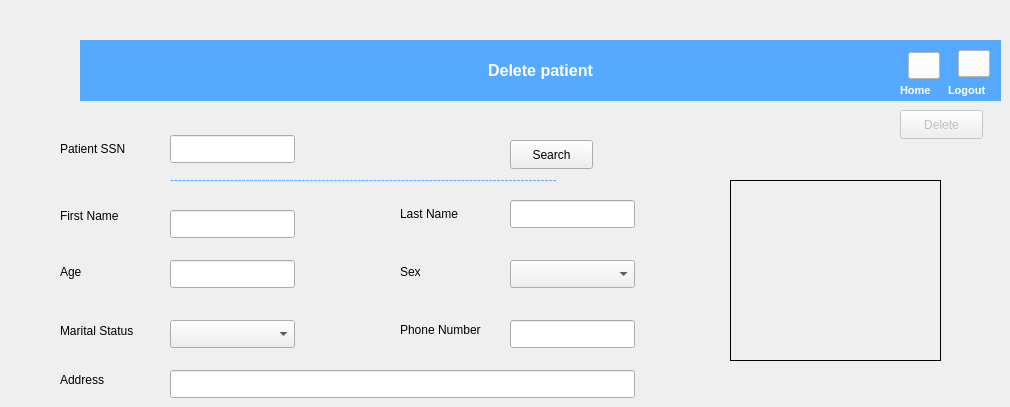
   <widget class="QWidget" name="tab_2">
    <attribute name="title">
     <string>Delete Patient</string>
    </attribute>
    <widget class="QLabel" name="label_15">
     <property name="geometry">
      <rect>
       <x>400</x>
       <y>200</y>
       <width>70</width>
       <height>28</height>
      </rect>
     </property>
     <property name="text">
      <string>Last Name</string>
     </property>
    </widget>
    <widget class="QLineEdit" name="patient_last_name_3">
     <property name="geometry">
      <rect>
       <x>510</x>
       <y>200</y>
       <width>125</width>
       <height>28</height>
      </rect>
     </property>
    </widget>
    <widget class="QLineEdit" name="patient_id_3">
     <property name="geometry">
      <rect>
       <x>170</x>
       <y>135</y>
       <width>125</width>
       <height>28</height>
      </rect>
     </property>
    </widget>
    <widget class="QLineEdit" name="patient_first_name_3">
     <property name="geometry">
      <rect>
       <x>170</x>
       <y>210</y>
       <width>125</width>
       <height>28</height>
      </rect>
     </property>
    </widget>
    <widget class="QPushButton" name="search_pushButton_3">
     <property name="geometry">
      <rect>
       <x>510</x>
       <y>140</y>
       <width>83</width>
       <height>29</height>
      </rect>
     </property>
     <property name="text">
      <string>Search</string>
     </property>
    </widget>
    <widget class="QLabel" name="label_16">
     <property name="geometry">
      <rect>
       <x>60</x>
       <y>370</y>
       <width>63</width>
       <height>20</height>
      </rect>
     </property>
     <property name="text">
      <string>Address</string>
     </property>
    </widget>
    <widget class="QLabel" name="label_18">
     <property name="geometry">
      <rect>
       <x>60</x>
       <y>135</y>
       <width>81</width>
       <height>28</height>
      </rect>
     </property>
     <property name="text">
      <string>Patient SSN</string>
     </property>
    </widget>
    <widget class="QLabel" name="label_19">
     <property name="geometry">
      <rect>
       <x>60</x>
       <y>202</y>
       <width>71</width>
       <height>28</height>
      </rect>
     </property>
     <property name="text">
      <string>First Name</string>
     </property>
    </widget>
    <widget class="QLabel" name="label_20">
     <property name="geometry">
      <rect>
       <x>400</x>
       <y>262</y>
       <width>63</width>
       <height>20</height>
      </rect>
     </property>
     <property name="text">
      <string>Sex</string>
     </property>
    </widget>
    <widget class="QLabel" name="label_21">
     <property name="geometry">
      <rect>
       <x>60</x>
       <y>262</y>
       <width>63</width>
       <height>20</height>
      </rect>
     </property>
     <property name="text">
      <string>Age</string>
     </property>
    </widget>
    <widget class="QComboBox" name="patient_gender_3">
     <property name="geometry">
      <rect>
       <x>510</x>
       <y>260</y>
       <width>125</width>
       <height>28</height>
      </rect>
     </property>
     <property name="currentIndex">
      <number>-1</number>
     </property>
     <item>
      <property name="text">
       <string>Male</string>
      </property>
     </item>
     <item>
      <property name="text">
       <string>Female</string>
      </property>
     </item>
    </widget>
    <widget class="QPushButton" name="delete_pushButton">
     <property name="enabled">
      <bool>false</bool>
     </property>
     <property name="geometry">
      <rect>
       <x>900</x>
       <y>110</y>
       <width>83</width>
       <height>29</height>
      </rect>
     </property>
     <property name="text">
      <string>Delete</string>
     </property>
    </widget>
    <widget class="QLineEdit" name="patient_age_3">
     <property name="geometry">
      <rect>
       <x>170</x>
       <y>260</y>
       <width>125</width>
       <height>28</height>
      </rect>
     </property>
    </widget>
    <widget class="QLabel" name="label_30">
     <property name="geometry">
      <rect>
       <x>60</x>
       <y>310</y>
       <width>131</width>
       <height>41</height>
      </rect>
     </property>
     <property name="text">
      <string>Marital Status</string>
     </property>
    </widget>
    <widget class="QLabel" name="label_34">
     <property name="geometry">
      <rect>
       <x>400</x>
       <y>320</y>
       <width>111</width>
       <height>20</height>
      </rect>
     </property>
     <property name="text">
      <string>Phone Number</string>
     </property>
    </widget>
    <widget class="QLineEdit" name="patient_address_3">
     <property name="geometry">
      <rect>
       <x>170</x>
       <y>370</y>
       <width>465</width>
       <height>28</height>
      </rect>
     </property>
    </widget>
    <widget class="QLabel" name="label_103">
     <property name="geometry">
      <rect>
       <x>80</x>
       <y>40</y>
       <width>921</width>
       <height>61</height>
      </rect>
     </property>
     <property name="font">
      <font>
       <pointsize>12</pointsize>
       <bold>true</bold>
      </font>
     </property>
     <property name="autoFillBackground">
      <bool>false</bool>
     </property>
     <property name="styleSheet">
      <string notr="true">background-color: rgb(85, 170, 255);
color: rgb(255, 255, 255);</string>
     </property>
     <property name="text">
      <string>Delete patient</string>
     </property>
     <property name="alignment">
      <set>Qt::AlignCenter</set>
     </property>
     <property name="wordWrap">
      <bool>false</bool>
     </property>
     <property name="margin">
      <number>0</number>
     </property>
     <property name="indent">
      <number>-1</number>
     </property>
    </widget>
    <widget class="QLabel" name="img_3">
     <property name="geometry">
      <rect>
       <x>0</x>
       <y>35</y>
       <width>121</width>
       <height>71</height>
      </rect>
     </property>
     <property name="text">
      <string/>
     </property>
     <property name="pixmap">
      <pixmap resource="resource.qrc">:/images/add.png</pixmap>
     </property>
     <property name="scaledContents">
      <bool>true</bool>
     </property>
    </widget>
    <widget class="QLabel" name="label_37">
     <property name="geometry">
      <rect>
       <x>948</x>
       <y>80</y>
       <width>51</width>
       <height>20</height>
      </rect>
     </property>
     <property name="font">
      <font>
       <pointsize>8</pointsize>
       <bold>true</bold>
      </font>
     </property>
     <property name="styleSheet">
      <string notr="true">color: rgb(255, 255, 255);</string>
     </property>
     <property name="text">
      <string>Logout</string>
     </property>
    </widget>
    <widget class="QPushButton" name="logout_pushButton_3">
     <property name="geometry">
      <rect>
       <x>958</x>
       <y>50</y>
       <width>32</width>
       <height>27</height>
      </rect>
     </property>
     <property name="styleSheet">
      <string notr="true">background-color: rgb(255, 255, 255);</string>
     </property>
     <property name="text">
      <string/>
     </property>
     <property name="icon">
      <iconset resource="resource.qrc">
       <normaloff>:/images/logout.png</normaloff>:/images/logout.png</iconset>
     </property>
     <property name="iconSize">
      <size>
       <width>24</width>
       <height>24</height>
      </size>
     </property>
    </widget>
    <widget class="QPushButton" name="home_pushButton_3">
     <property name="geometry">
      <rect>
       <x>908</x>
       <y>52</y>
       <width>32</width>
       <height>27</height>
      </rect>
     </property>
     <property name="styleSheet">
      <string notr="true">background-color: rgb(255, 255, 255);</string>
     </property>
     <property name="text">
      <string/>
     </property>
     <property name="icon">
      <iconset resource="resource.qrc">
       <normaloff>:/images/home.png</normaloff>:/images/home.png</iconset>
     </property>
     <property name="iconSize">
      <size>
       <width>24</width>
       <height>24</height>
      </size>
     </property>
    </widget>
    <widget class="QLabel" name="label_38">
     <property name="geometry">
      <rect>
       <x>900</x>
       <y>80</y>
       <width>51</width>
       <height>20</height>
      </rect>
     </property>
     <property name="font">
      <font>
       <pointsize>8</pointsize>
       <bold>true</bold>
       <kerning>true</kerning>
      </font>
     </property>
     <property name="styleSheet">
      <string notr="true">color: rgb(255, 255, 255);</string>
     </property>
     <property name="text">
      <string>Home</string>
     </property>
    </widget>
    <widget class="QLabel" name="label_41">
     <property name="geometry">
      <rect>
       <x>170</x>
       <y>170</y>
       <width>461</width>
       <height>20</height>
      </rect>
     </property>
     <property name="styleSheet">
      <string notr="true">color: rgb(85, 170, 255);</string>
     </property>
     <property name="text">
      <string>-------------------------------------------------------------------------------------------------</string>
     </property>
    </widget>
    <widget class="QComboBox" name="patient_marital_status_3">
     <property name="geometry">
      <rect>
       <x>170</x>
       <y>320</y>
       <width>125</width>
       <height>28</height>
      </rect>
     </property>
     <property name="currentIndex">
      <number>-1</number>
     </property>
     <item>
      <property name="text">
       <string>Single</string>
      </property>
     </item>
     <item>
      <property name="text">
       <string>Married</string>
      </property>
     </item>
     <item>
      <property name="text">
       <string>Divorced</string>
      </property>
     </item>
     <item>
      <property name="text">
       <string>Widowed</string>
      </property>
     </item>
    </widget>
    <widget class="QLineEdit" name="patient_phone_number_3">
     <property name="geometry">
      <rect>
       <x>510</x>
       <y>320</y>
       <width>125</width>
       <height>28</height>
      </rect>
     </property>
    </widget>
    <widget class="QLabel" name="img_1_3">
     <property name="geometry">
      <rect>
       <x>730</x>
       <y>180</y>
       <width>211</width>
       <height>181</height>
      </rect>
     </property>
     <property name="frameShape">
      <enum>QFrame::Box</enum>
     </property>
     <property name="text">
      <string/>
     </property>
     <property name="pixmap">
      <pixmap resource="resource.qrc">:/images/user.png</pixmap>
     </property>
     <property name="scaledContents">
      <bool>true</bool>
     </property>
    </widget>
   </widget>
